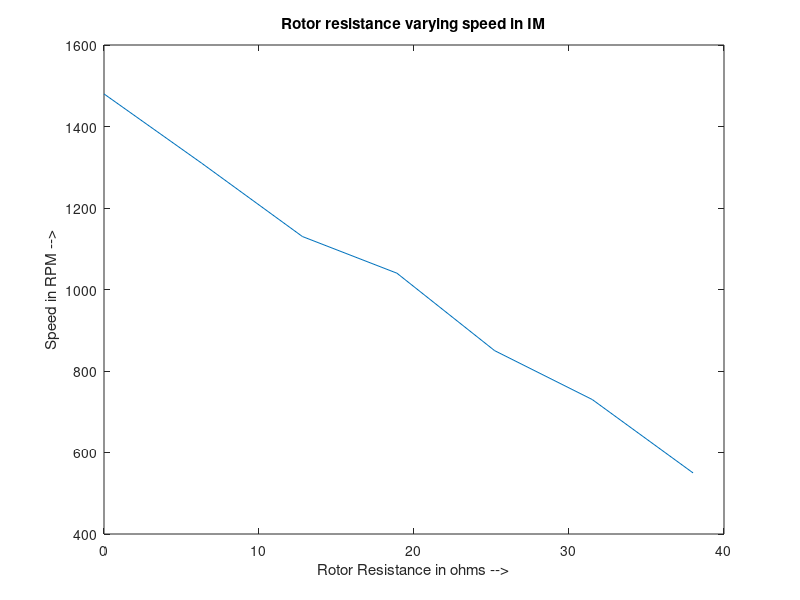

Recreate this plot in MATLAB.
resistance = [0 6.3 12.8 18.9 25.2 31.5 38];
speed = [1480 1310 1130 1040 850 730 550];

plot(resistance, speed)
title('Rotor resistance varying speed in IM')
xlabel('Rotor Resistance in ohms -->')
ylabel('Speed in RPM -->')